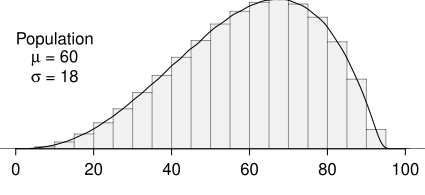

This figure's R source:
# load packages -----------------------------------------------------
library(openintro)

# create data -------------------------------------------------------
set.seed(85479)
a  = rbeta(1e6, 3.5, 2)
b = a * 94

# plot population ---------------------------------------------------
myPDF("identify_dist_ls_pop.pdf", 4.25, 1.95, mar=c(2.3,0,0,0), 
      mgp=c(2.7,0.5,0), las = 1)
densityPlot(b, bw = 1, from = 0, to = 101, col = COL[5], 
            fadingBorder = "66", histo = "faded", xlab = "", axes = FALSE, ylab = "", yaxs="i")
axis(1)
text(x = 10, y = 0.015, "Population")
text(x = 10, y = 0.0125, expression(paste(mu, " = 60")))
text(x = 10, y = 0.01, expression(paste(sigma, " = 18")))
dev.off()

# plot sample -------------------------------------------------------
set.seed(2452)
samp = sample(b, size = 500)

myPDF("identify_dist_ls_samp.pdf", 3.2, 2, mar=c(3.3,2,0.5,0.5), mgp=c(2.1,0.5,0))
hist(samp, col = COL[1], xlab = "Plot B", ylab = "", main = "", axes=FALSE, yaxs="i")
axis(1)
axis(2, at=c(0, 50, 100))
dev.off()

# plot sampling, n = 5 ----------------------------------------------

set.seed(24524)

sampling_18 = rep(0, 500)
n = 18

for(i in 1:500){
  temp <- sample(b, n)
  sampling_18[i] <- mean(temp)
}

myPDF("identify_dist_ls_sampling_n18.pdf", 3.2, 2, mar=c(3.3,2,0.5,0.5), mgp=c(2.1,0.5,0))
hist(sampling_18, col = COL[1], xlab = "Plot C", ylab = "", main = "", axes=FALSE, yaxs="i")
axis(1)
axis(2, at=c(0, 50, 100))
dev.off()

# plot sampling, n = 81 ---------------------------------------------

set.seed(3563)
sampling_81 = rep(0, 500)
n = 81

for(i in 1:500){
  temp <- sample(b, n)
  sampling_81[i] <- mean(temp)
}

myPDF("identify_dist_ls_sampling_n81.pdf", 3.2, 2, mar=c(3.3,2,0.5,0.5), mgp=c(2.1,0.5,0))
hist(sampling_81, col = COL[1], xlab = "Plot A", ylab = "", main = "", axes=FALSE, yaxs="i")
axis(1)
axis(2, at=c(0, 50, 100))
dev.off()
